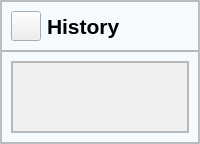
         <widget class="QWidget" name="d_historyPage">
          <layout class="QGridLayout" name="gridLayout_26">
           <property name="leftMargin">
            <number>0</number>
           </property>
           <property name="topMargin">
            <number>0</number>
           </property>
           <property name="rightMargin">
            <number>0</number>
           </property>
           <property name="bottomMargin">
            <number>0</number>
           </property>
           <property name="spacing">
            <number>0</number>
           </property>
           <item row="0" column="0">
            <widget class="QFrame" name="main_create_task_frame">
             <property name="styleSheet">
              <string notr="true">*{
color: #000;
/*border : none;*/
}

#main_create_task_frame{
background-color: #F5FAFE;
}



#confirm_Button {
    padding: 5px 10px;
    font-size: 16px;
    font-weight: bold;
    color: #fff;
    border: none;
    border-radius: 5px;
    /*background: qlineargradient(spread:pad, x1:0, y1:0.5, x2:1, y2:0.5, stop:0 #f0792b, stop:0.5 #ffa163, stop:1 #edb28c);*/
	background-color: #f0792b;
    cursor: pointer;
    transition: background-color 0.3s ease;
}

#create_Button:hover , #delete_Button:hover , #edit_Button:hover {
    background-color: #ff6347; 
}

*{
color: #000;
/*border : none;*/

}
#frame{
background-color:#f6f6f6;

}

QLineEdit{
background-color: transparent;
}

#detail_lineEdit, #topic_lineEdit{
border-radius: 10px;
margin: 5px;
border : 2px solid #f26e56;
}

#detailHeadline{
margin-right: 35px;
}

#topicNameHeadline{
margin-right: 3px;
}
</string>
             </property>
             <property name="frameShape">
              <enum>QFrame::StyledPanel</enum>
             </property>
             <property name="frameShadow">
              <enum>QFrame::Raised</enum>
             </property>
             <layout class="QGridLayout" name="gridLayout_15">
              <property name="leftMargin">
               <number>0</number>
              </property>
              <property name="topMargin">
               <number>0</number>
              </property>
              <property name="rightMargin">
               <number>0</number>
              </property>
              <property name="bottomMargin">
               <number>0</number>
              </property>
              <property name="spacing">
               <number>0</number>
              </property>
              <item row="0" column="0">
               <widget class="QFrame" name="viewTaskHeafer">
                <property name="minimumSize">
                 <size>
                  <width>0</width>
                  <height>50</height>
                 </size>
                </property>
                <property name="frameShape">
                 <enum>QFrame::StyledPanel</enum>
                </property>
                <property name="frameShadow">
                 <enum>QFrame::Raised</enum>
                </property>
                <layout class="QHBoxLayout" name="horizontalLayout_13">
                 <property name="spacing">
                  <number>0</number>
                 </property>
                 <property name="leftMargin">
                  <number>0</number>
                 </property>
                 <property name="topMargin">
                  <number>0</number>
                 </property>
                 <property name="rightMargin">
                  <number>0</number>
                 </property>
                 <property name="bottomMargin">
                  <number>0</number>
                 </property>
                 <item alignment="Qt::AlignLeft">
                  <widget class="QWidget" name="mainMenuButton_5" native="true">
                   <layout class="QHBoxLayout" name="horizontalLayout_36">
                    <item alignment="Qt::AlignHCenter">
                     <widget class="QPushButton" name="menuButton_6">
                      <property name="minimumSize">
                       <size>
                        <width>30</width>
                        <height>30</height>
                       </size>
                      </property>
                      <property name="maximumSize">
                       <size>
                        <width>30</width>
                        <height>30</height>
                       </size>
                      </property>
                      <property name="sizeIncrement">
                       <size>
                        <width>10</width>
                        <height>10</height>
                       </size>
                      </property>
                      <property name="styleSheet">
                       <string notr="true">image: url(:/icons/assets/icons/align-justify.svg);
magin-left: 3px</string>
                      </property>
                      <property name="text">
                       <string/>
                      </property>
                      <property name="iconSize">
                       <size>
                        <width>18</width>
                        <height>18</height>
                       </size>
                      </property>
                      <property name="checkable">
                       <bool>true</bool>
                      </property>
                     </widget>
                    </item>
                    <item>
                     <widget class="QLabel" name="homeHeader_6">
                      <property name="font">
                       <font>
                        <pointsize>16</pointsize>
                        <bold>true</bold>
                       </font>
                      </property>
                      <property name="text">
                       <string>History</string>
                      </property>
                     </widget>
                    </item>
                   </layout>
                  </widget>
                 </item>
                </layout>
               </widget>
              </item>
              <item row="1" column="0">
               <widget class="QFrame" name="frame_22">
                <property name="sizePolicy">
                 <sizepolicy hsizetype="Preferred" vsizetype="Preferred">
                  <horstretch>0</horstretch>
                  <verstretch>0</verstretch>
                 </sizepolicy>
                </property>
                <property name="maximumSize">
                 <size>
                  <width>16777215</width>
                  <height>16777215</height>
                 </size>
                </property>
                <property name="styleSheet">
                 <string notr="true"/>
                </property>
                <property name="frameShape">
                 <enum>QFrame::StyledPanel</enum>
                </property>
                <property name="frameShadow">
                 <enum>QFrame::Raised</enum>
                </property>
                <layout class="QGridLayout" name="gridLayout_23">
                 <item row="0" column="0">
                  <widget class="QFrame" name="frame_23">
                   <property name="frameShape">
                    <enum>QFrame::StyledPanel</enum>
                   </property>
                   <property name="frameShadow">
                    <enum>QFrame::Raised</enum>
                   </property>
                   <layout class="QGridLayout" name="gridLayout_24">
                    <property name="leftMargin">
                     <number>0</number>
                    </property>
                    <property name="topMargin">
                     <number>0</number>
                    </property>
                    <property name="rightMargin">
                     <number>0</number>
                    </property>
                    <property name="bottomMargin">
                     <number>0</number>
                    </property>
                    <property name="spacing">
                     <number>0</number>
                    </property>
                    <item row="0" column="0">
                     <widget class="QScrollArea" name="scrollArea_5">
                      <property name="widgetResizable">
                       <bool>true</bool>
                      </property>
                      <widget class="QWidget" name="scrollAreaWidgetContents_5">
                       <property name="geometry">
                        <rect>
                         <x>0</x>
                         <y>0</y>
                         <width>878</width>
                         <height>438</height>
                        </rect>
                       </property>
                       <layout class="QGridLayout" name="gridLayout_25"/>
                      </widget>
                     </widget>
                    </item>
                   </layout>
                  </widget>
                 </item>
                </layout>
               </widget>
              </item>
             </layout>
            </widget>
           </item>
          </layout>
         </widget>
